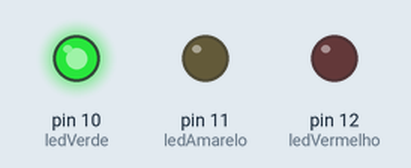
Recording of a sketch running on a simulated Arduino Uno, built with avr-gcc and run on an emulated ATmega328P. On the bench: output pins drawn as LEDs (lit = HIGH).

Above: at 1.0 s.
At 3.0 s:
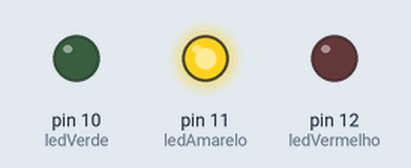
At 5.0 s:
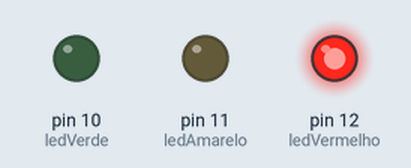
Timing chart, 0 to 7.8 s (numbered marks = the images above):
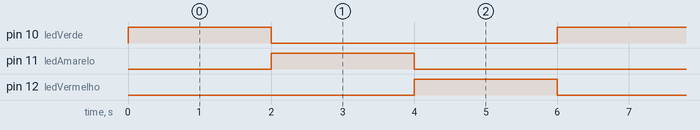

Measured:
- by itself, pin 10 (ledVerde), pin 11 (ledAmarelo), pin 12 (ledVermelho): alternates HIGH for 2.0 s and LOW for 4.0 s
- by itself, everything shown: repeats every 6.0 s, in 4 steps

The sketch:

2.ino
```cpp
// Define os pinos dos LEDs
int ledVermelho = 12;
int ledAmarelo  = 11;
int ledVerde    = 10;

void setup() {
  // Configura os pinos como saída
  pinMode(ledVermelho, OUTPUT);
  pinMode(ledAmarelo, OUTPUT);
  pinMode(ledVerde, OUTPUT);
}

void loop() {
  // LED Verde aceso por 5 segundos
  digitalWrite(ledVerde, HIGH);
  delay(2000);
  digitalWrite(ledVerde, LOW);

  // LED Amarelo aceso por 2 segundos
  digitalWrite(ledAmarelo, HIGH);
  delay(2000);
  digitalWrite(ledAmarelo, LOW);

  // LED Vermelho aceso por 5 segundos
  digitalWrite(ledVermelho, HIGH);
  delay(2000);
  digitalWrite(ledVermelho, LOW);
}
```
